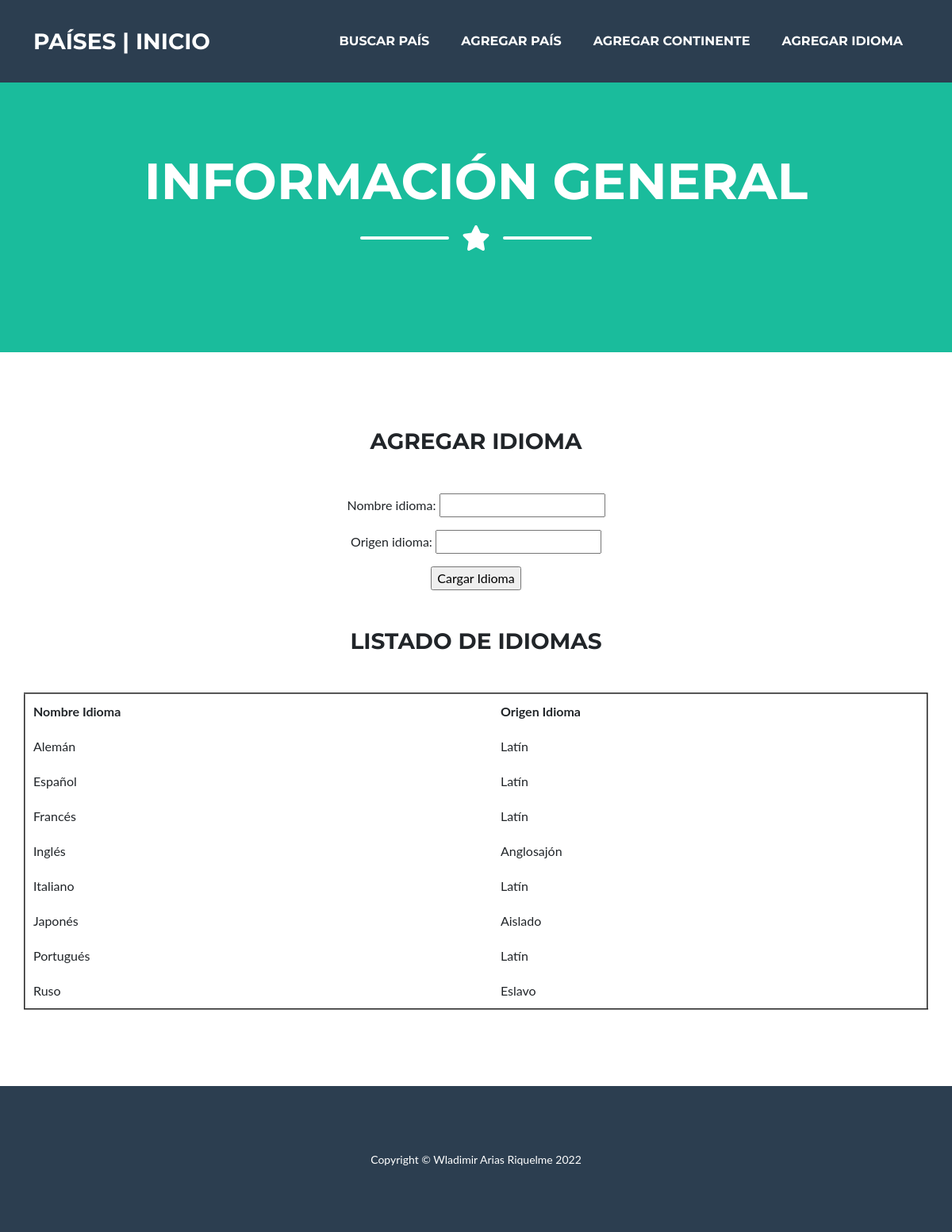
The page /idiomas/crear/ on the database as committed earlier.
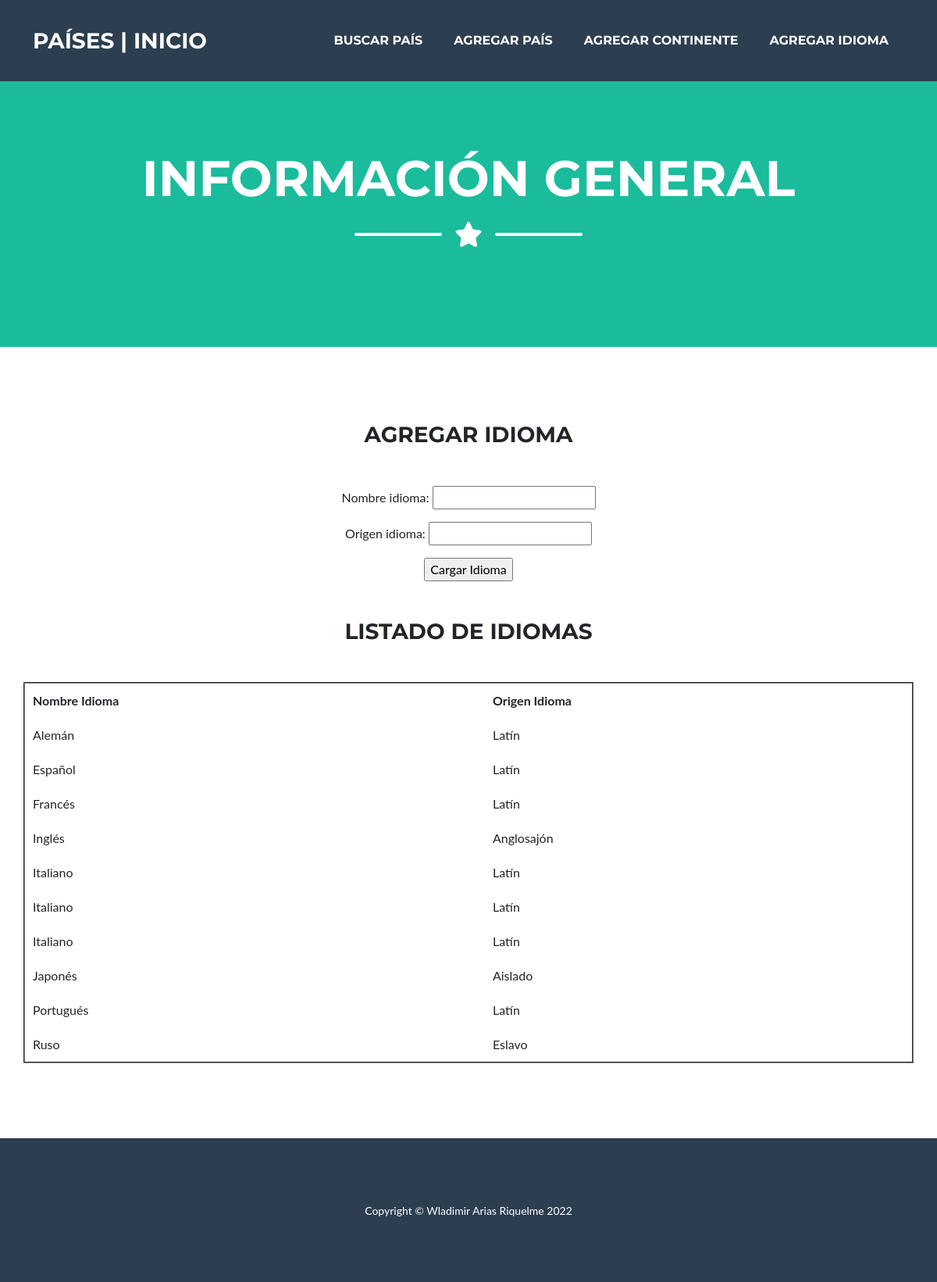
The same page on the database as committed later.
### app/models.py (models this page shows)
class Idioma(models.Model):
    nombre_idioma = models.CharField(max_length=50)
    origen_idioma = models.CharField(max_length=50)

### app/views.py (the view)
# urls.py: path("idiomas/crear/", creacion_idioma, name="app-idiomas-crear")
def creacion_idioma(request):
    if request.method == 'POST':
        formulario = IdiomaFormulario(request.POST)
        if formulario.is_valid():
            data = formulario.cleaned_data
            idioma = Idioma(nombre_idioma=data['nombre_idioma'], origen_idioma=data['origen_idioma'])
            idioma.save()
        return render(request, 'app/index.html')
    else:
        formulario = IdiomaFormulario()
    idiomas = Idioma.objects.all().order_by('nombre_idioma')
    contexto2 = {"idiomas":idiomas}
    contexto = {"formulario":formulario}
    nuevo_contexto = {**contexto, **contexto2}
    return render(request, 'app/agregar_idioma.html', nuevo_contexto)

### app/forms.py
class IdiomaFormulario(forms.Form):
    nombre_idioma = forms.CharField()
    origen_idioma = forms.CharField()

### app/templates/app/agregar_idioma.html
{% extends 'app/base.html' %} {% block contenido %}
<div class="container d-flex align-items-center flex-column">
    <h3 class="masthead-heading text-uppercase mb-0">Agregar Idioma</h3>
    <div class="divider-custom divider-light">
        <div class="divider-custom-line"></div>
    </div>
</div>
<form action="" method="post">
    {% csrf_token %} {{ formulario.as_p }}
    <input type="submit" value="Cargar Idioma">
</form>
<div class="container d-flex align-items-center flex-column">
    <div class="divider-custom divider-light">
        <div class="divider-custom-line"></div>
    </div>
    <h3 class="masthead-heading text-uppercase mb-0">Listado de Idiomas</h3>
    <div class="divider-custom divider-light">
        <div class="divider-custom-line"></div>
    </div>
</div>
<table cellspacing="10" cellpadding="10" border="2">
    <thead>
        <tr>
            <th>Nombre Idioma</th>
            <th>Origen Idioma</th>
        </tr>
    </thead>
    <tbody>
        {% for idioma in idiomas %}
        <tr>
            <td>{{ idioma.nombre_idioma }}</td>
            <td>{{ idioma.origen_idioma }}</td>
        </tr>
        {% endfor %}
    </tbody>
</table>
{% endblock %}

### app/templates/app/base.html (shortened to what this page needs)
<!DOCTYPE html>
<html lang="en">
<head>
    {% load static %}
    <link href="{% static 'app/css/styles.css' %}" rel="stylesheet" />
</head>
<body id="page-top">
    <nav class="navbar navbar-expand-lg bg-secondary text-uppercase fixed-top" id="mainNav">
        <div class="container">
            <a class="navbar-brand" href="{% url 'app-inicio' %}">Países | Inicio</a>
            <div class="collapse navbar-collapse" id="navbarResponsive">
                <ul class="navbar-nav ms-auto">
                    <li class="nav-item mx-0 mx-lg-1"><a class="nav-link py-3 px-0 px-lg-3 rounded" href="{% url 'app-paises-buscar' %}">Buscar País</a></li>
                    <li class="nav-item mx-0 mx-lg-1"><a class="nav-link py-3 px-0 px-lg-3 rounded" href="{% url 'app-paises-crear' %}">Agregar País</a></li>
                    <li class="nav-item mx-0 mx-lg-1"><a class="nav-link py-3 px-0 px-lg-3 rounded" href="{% url 'app-continentes-crear' %}">Agregar Continente</a></li>
                    <li class="nav-item mx-0 mx-lg-1"><a class="nav-link py-3 px-0 px-lg-3 rounded" href="{% url 'app-idiomas-crear' %}">Agregar Idioma</a></li>
                </ul>
            </div>
        </div>
    </nav>
    <header class="masthead bg-primary text-white text-center">
        <div class="container d-flex align-items-center flex-column">
            <h1 class="masthead-heading text-uppercase mb-0">Información General</h1>
            <div class="divider-custom divider-light">
                <div class="divider-custom-line"></div>
                <div class="divider-custom-icon"><i class="fas fa-star"></i></div>
                <div class="divider-custom-line"></div>
            </div>
        </div>
    </header>
    <section class="page-section portfolio" id="portfolio">
        <div class="container">
            <div class="row justify-content-center" align="center">
                {% block contenido %}
                {% endblock %}
            </div>
        </div>
    </section>
    <footer class="footer text-center">
        <div class="container"><small>Copyright &copy; Wladimir Arias Riquelme 2022</small></div>
    </footer>
</body>
</html>

Rows that differ between the two databases and show on the page:
added Idioma: nombre_idioma "Italiano", origen_idioma "Latín"
added Idioma: nombre_idioma "Italiano", origen_idioma "Latín"
